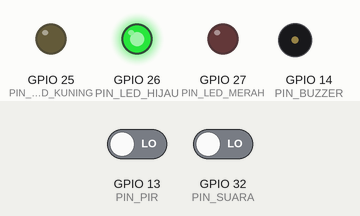
Simulated run of this sketch. Board: ESP32. Parts: output pins drawn as LEDs (lit = HIGH), buzzer (waves = sounding, pin HIGH). Inputs (shaded band) come from the test bench; at power-on: GPIO 13 (PIN_PIR) LOW, GPIO 32 (PIN_SUARA) LOW. WiFi joins after 1.5 s; servers stay silent unless stated; uploads are accepted with an empty reply; what the sketch prints to the serial monitor is not drawn.

Above: at 2.7 s.
2.8 s: GPIO 13 (PIN_PIR) driven HIGH
At 4.0 s:
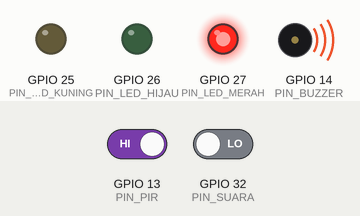
4.3 s: GPIO 13 (PIN_PIR) driven LOW
At 6.0 s:
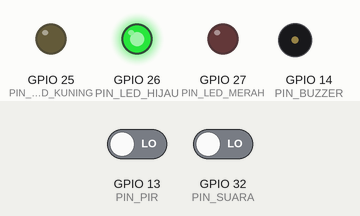
6.8 s: GPIO 32 (PIN_SUARA) driven HIGH
At 7.1 s:
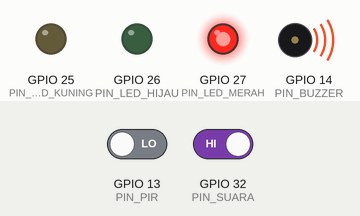
Timing chart, 0 to 9.8 s (numbered marks = the images above; inputs shaded):
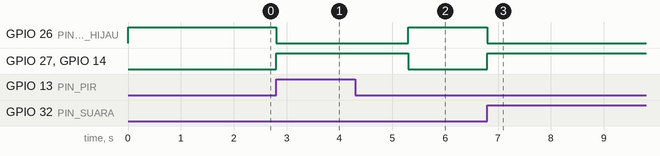

The sketch:

esp32_node.ino
```cpp
/**
 * SmartProctor IoT - ESP32 Node (TWO-WAY CONTROL)
 * ============================================================
 * Fungsi:
 * - Membaca Sensor PIR (Deteksi Gerak) di GPIO 13
 * - Membaca Sensor Suara (KY-037) di GPIO 32
 * - Mengaktifkan Buzzer di GPIO 14
 * - Mengaktifkan LED Merah/Hijau/Kuning di GPIO 27, 26, & 25
 * - Mengirim status ke Firebase Realtime Database (PATCH)
 * - Menerima perintah kontrol dari Firebase (GET polling)
 *   → allow_pir, allow_suara, force_buzzer
 */

#include <WiFi.h>
#include <HTTPClient.h>
#include <ArduinoJson.h>

// === TAMBAHAN LIBRARY UNTUK MEMATIKAN BROWNOUT ===
#include "soc/soc.h"
#include "soc/rtc_cntl_reg.h"
// =================================================

// ============================================================
//  KONFIGURASI JARINGAN & FIREBASE
// ============================================================
const char* WIFI_SSID     = "jiee";      // WiFi Hotspot HP
const char* WIFI_PASSWORD = "11sebelas";            // Password Hotspot

const char* FIREBASE_HOST = "iot-anticheatsystem-default-rtdb.asia-southeast1.firebasedatabase.app"; // Ganti!
const char* FIREBASE_AUTH = "S47nw4xUV6EslppYxVMjAt4VjGuaYFZckt2ForE3"; // Ganti!

// Samakan NODE_ID dengan yang dituju oleh dashboard (misal node_01)
const char* NODE_ID = "node_02";

// ============================================================
//  KONFIGURASI PIN HARDWARE (Sesuai Breadboard Kita)
// ============================================================
const int PIN_PIR       = 13;
const int PIN_SUARA     = 32;
const int PIN_BUZZER    = 14;
const int PIN_LED_MERAH = 27;   // Indikator Curang / Ada suara & gerak
const int PIN_LED_HIJAU = 26;   // Indikator Aman & Ready
const int PIN_LED_KUNING = 25;  // Indikator WiFi Terputus

// ============================================================
//  VARIABEL SISTEM
// ============================================================
const unsigned long UPDATE_INTERVAL  = 1000;  // Update Firebase tiap 1 dtk
const unsigned long KONTROL_INTERVAL = 2000;  // Polling kontrol tiap 2 dtk
unsigned long timer_update  = 0;
unsigned long timer_kontrol = 0;

// Variabel Timer untuk menahan Buzzer
unsigned long timer_buzzer = 0;
const unsigned long DURASI_BUZZER = 1000; // Buzzer menyala ditahan minimal 1 detik (1000ms)

bool status_gerak = false;
bool status_suara = false;
bool status_buzzer = false;
int jumlah_alert = 0;

// ============================================================
//  VARIABEL KONTROL DARI DASHBOARD (Two-Way)
// ============================================================
bool allow_pir       = true;   // Izinkan pembacaan sensor PIR
bool allow_suara     = true;   // Izinkan pembacaan sensor Suara
String force_buzzer  = "AUTO"; // "AUTO", "ON", "OFF"

// ============================================================
//  FUNGSI FIREBASE
// ============================================================

// Fungsi untuk mengirim data ke Firebase (PATCH)
bool kirimKeFirebase(const String& path, const String& payload) {
  if (WiFi.status() != WL_CONNECTED) return false;
  HTTPClient http;
  String url = "https://" + String(FIREBASE_HOST) + path + ".json?auth=" + String(FIREBASE_AUTH);

  http.begin(url);
  http.addHeader("Content-Type", "application/json");
  int httpCode = http.PATCH(payload);
  http.end();

  return (httpCode == 200 || httpCode == 204);
}

// Fungsi untuk membaca kontrol dari Firebase (GET polling)
void bacaKontrolFirebase() {
  if (WiFi.status() != WL_CONNECTED) return;

  HTTPClient http;
  String url = "https://" + String(FIREBASE_HOST)
             + "/SmartProctor/control/" + String(NODE_ID)
             + ".json?auth=" + String(FIREBASE_AUTH);

  http.begin(url);
  int httpCode = http.GET();

  if (httpCode == 200) {
    String response = http.getString();

    // Parse JSON response
    StaticJsonDocument<256> doc;
    DeserializationError error = deserializeJson(doc, response);

    if (!error) {
      // Baca nilai kontrol dari Firebase
      if (doc.containsKey("allow_pir")) {
        allow_pir = doc["allow_pir"].as<bool>();
      }
      if (doc.containsKey("allow_suara")) {
        allow_suara = doc["allow_suara"].as<bool>();
      }
      if (doc.containsKey("force_buzzer")) {
        force_buzzer = doc["force_buzzer"].as<String>();
      }

      Serial.printf("[Kontrol] PIR:%s | Suara:%s | Buzzer:%s\n",
                    allow_pir ? "ON" : "OFF",
                    allow_suara ? "ON" : "OFF",
                    force_buzzer.c_str());
    } else {
      Serial.printf("[Kontrol] JSON parse error: %s\n", error.c_str());
    }
  } else if (httpCode == 200 && http.getString() == "null") {
    // Node kontrol belum ada di Firebase, gunakan default
    Serial.println("[Kontrol] Node kontrol belum ada, menggunakan default");
  } else {
    Serial.printf("[Kontrol] HTTP GET gagal: %d\n", httpCode);
  }

  http.end();
}

void setup() {
  // === MEMATIKAN BROWNOUT DETECTOR ===
  WRITE_PERI_REG(RTC_CNTL_BROWN_OUT_REG, 0);
  // ===================================

  Serial.begin(115200);

  pinMode(PIN_PIR, INPUT);
  pinMode(PIN_SUARA, INPUT);
  pinMode(PIN_BUZZER, OUTPUT);
  pinMode(PIN_LED_MERAH, OUTPUT);
  pinMode(PIN_LED_HIJAU, OUTPUT);
  pinMode(PIN_LED_KUNING, OUTPUT);

  digitalWrite(PIN_BUZZER, LOW);
  digitalWrite(PIN_LED_MERAH, LOW);
  digitalWrite(PIN_LED_HIJAU, HIGH); // Hijau nyala = Ready
  digitalWrite(PIN_LED_KUNING, LOW); // Kuning mati saat awal

  // Koneksi WiFi
  Serial.print("Menghubungkan ke WiFi...");
  WiFi.begin(WIFI_SSID, WIFI_PASSWORD);
  while (WiFi.status() != WL_CONNECTED) {
    delay(500);
    Serial.print(".");
  }
  Serial.println("\n[WiFi] Terhubung!");
  Serial.print("[WiFi] IP Address: ");
  Serial.println(WiFi.localIP());
}

void loop() {
  // Jika WiFi putus, coba hubungkan kembali
  if (WiFi.status() != WL_CONNECTED) {
    digitalWrite(PIN_LED_HIJAU, LOW);
    digitalWrite(PIN_LED_MERAH, LOW);
    digitalWrite(PIN_LED_KUNING, HIGH); // <-- Kuning menyala saat WiFi terputus

    WiFi.reconnect();
    return; // Berhenti mengeksekusi kode bawahnya sampai terhubung lagi
  } else {
    digitalWrite(PIN_LED_KUNING, LOW);  // <-- Kuning dimatikan jika WiFi terhubung aman
  }

  // ============================================================
  //  POLLING KONTROL DARI FIREBASE (setiap 2 detik)
  // ============================================================
  if (millis() - timer_kontrol >= KONTROL_INTERVAL) {
    timer_kontrol = millis();
    bacaKontrolFirebase();
  }

  // ============================================================
  //  1. BACA SENSOR (dengan pengecekan allow flag)
  // ============================================================
  // Sensor hanya dibaca jika diizinkan oleh dashboard
  bool ada_gerak = allow_pir   ? (digitalRead(PIN_PIR) == HIGH)   : false;
  bool ada_suara = allow_suara ? (digitalRead(PIN_SUARA) == HIGH) : false;

  // Menyimpan (latching) status jika terdeteksi, agar bisa dikirim ke Firebase
  if (ada_gerak) status_gerak = true;
  if (ada_suara) status_suara = true;

  // ============================================================
  //  2. LOGIKA ALARM DENGAN OVERRIDE BUZZER
  // ============================================================

  if (force_buzzer == "ON") {
    // === MODE PAKSA NYALA ===
    // Buzzer dipaksa nyala terus, terlepas dari sensor
    digitalWrite(PIN_BUZZER, HIGH);
    digitalWrite(PIN_LED_MERAH, HIGH);
    digitalWrite(PIN_LED_HIJAU, LOW);
    status_buzzer = true;

  } else if (force_buzzer == "OFF") {
    // === MODE PAKSA MATI ===
    // Buzzer dipaksa mati, meskipun sensor mendeteksi sesuatu
    digitalWrite(PIN_BUZZER, LOW);
    digitalWrite(PIN_LED_MERAH, LOW);
    digitalWrite(PIN_LED_HIJAU, HIGH);
    status_buzzer = false;
    // Reset status sensor agar tidak menumpuk
    status_gerak = false;
    status_suara = false;

  } else {
    // === MODE AUTO (logika asli) ===
    // Jika terdeteksi gerak atau suara, mulai timer buzzer
    if (ada_gerak || ada_suara) {
      status_buzzer = true;
      timer_buzzer = millis(); // Catat waktu mulai bunyi
    }

    if (status_buzzer) {
      digitalWrite(PIN_BUZZER, HIGH);
      digitalWrite(PIN_LED_MERAH, HIGH);
      digitalWrite(PIN_LED_HIJAU, LOW);

      // Matikan alarm otomatis jika sudah melebihi DURASI_BUZZER (1 detik)
      // dan bersihkan status sensor untuk pembacaan berikutnya
      if (millis() - timer_buzzer >= DURASI_BUZZER) {
        status_buzzer = false;
        status_gerak = false;
        status_suara = false;
      }
    } else {
      digitalWrite(PIN_BUZZER, LOW);
      digitalWrite(PIN_LED_MERAH, LOW);
      digitalWrite(PIN_LED_HIJAU, HIGH);
    }
  }

  // ============================================================
  //  3. UPDATE KE FIREBASE TIAP 1 DETIK
  // ============================================================
  if (millis() - timer_update >= UPDATE_INTERVAL) {
    timer_update = millis();

    // Logika penambahan jumlah alert untuk dashboard
    if (status_buzzer && force_buzzer == "AUTO") {
      jumlah_alert++;
    }

    // Membuat JSON Payload (Disinkronkan dengan kebutuhan app.js)
    StaticJsonDocument<256> doc;
    doc["sensor_gerak"]   = status_gerak;
    doc["sensor_suara"]   = status_suara;
    doc["buzzer_aktif"]   = status_buzzer;
    doc["sinyal_wifi"]    = WiFi.RSSI();
    doc["jumlah_alert"]   = jumlah_alert;
    doc["status_koneksi"] = "online";
    doc["uptime_detik"]   = millis() / 1000;
    // Kirim juga status kontrol agar dashboard tahu kondisi aktual
    doc["allow_pir"]      = allow_pir;
    doc["allow_suara"]    = allow_suara;
    doc["force_buzzer"]   = force_buzzer;

    String payload;
    serializeJson(doc, payload);

    // MENGIRIM KE PATH YANG BENAR AGAR TERBACA OLEH DASHBOARD
    bool sukses = kirimKeFirebase("/SmartProctor/node/" + String(NODE_ID), payload);

    // Tampilkan di Serial Monitor
    Serial.printf("Gerak: %d | Suara: %d | Buzzer: %s | Mode: %s | Firebase: %s\n",
                  status_gerak, status_suara, status_buzzer ? "ON" : "OFF",
                  force_buzzer.c_str(), sukses ? "OK" : "FAIL");
  }

  // PERHATIAN: delay(100); di baris terbawah sudah SAYA HAPUS.
  // Ini penting agar pembacaan sensor sangat responsif!
}
```

Measured:
- after the input at 2.8 s, GPIO 26 (PIN_LED_HIJAU): HIGH → LOW at once; GPIO 27 (PIN_LED_MERAH), GPIO 14 (PIN_BUZZER): LOW → HIGH at once
- after the input at 4.3 s, GPIO 26 (PIN_LED_HIJAU): LOW → HIGH after 1.0 s; GPIO 27 (PIN_LED_MERAH), GPIO 14 (PIN_BUZZER): HIGH → LOW after 1.0 s
- after the input at 6.8 s, GPIO 26 (PIN_LED_HIJAU): HIGH → LOW at once; GPIO 27 (PIN_LED_MERAH), GPIO 14 (PIN_BUZZER): LOW → HIGH at once
